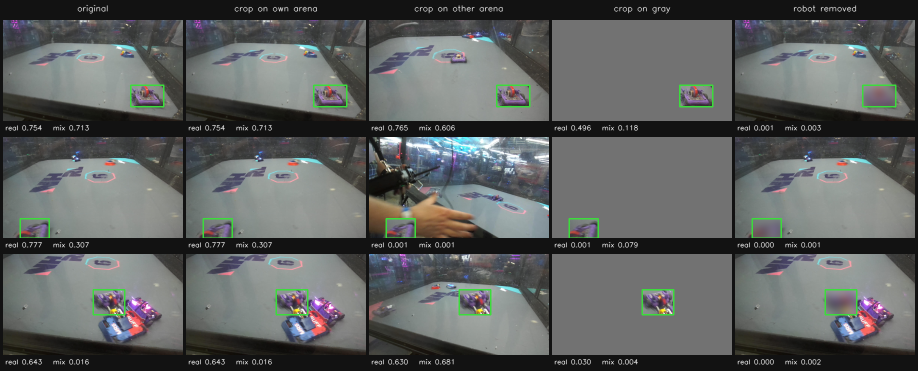
#> input picture docs/experiments/perception_performance/assets/cutpaste_mosaic.png, 1836 x 742 px, given in place of sphinx.png, which was not available (shown at 1/2 size)
$ python make_meshy_fidelity_mosaic.py   (older library calls are emulated)
#> lines starting #> are read from the running program, lines starting #| are printed output that depends on the picture; after the words box and inside, x2 and y2 are one past the last pixel; in counts of white or black regions, pixels touching at a corner belong together; pictures that were not available may be replaced by others from this repository, and a replacement may not be noted
#!/usr/bin/env python3
"""Render the Meshy fidelity figure: NHRL thumbnail vs Meshy render vs real fight robot.

One row per opponent, three columns. The point of the figure is that the Meshy model
faithfully reproduces the thumbnail it was built from, while the real robot in the fight
has been rebuilt since that thumbnail was taken. That only reads if all three tiles show
the robot large and from a comparable angle, so both image columns are picked, not
hand-chosen:

- Meshy render: from the training set, ranked by box area, sharpness, and HSV-histogram
  similarity to the masked thumbnail, penalized for open-sky background. The histogram
  includes value bins so a belly-up render does not win over a top-side one.
- Real fight: from that opponent's eval recording, ranked by GT box area and sharpness,
  so the robot fills the tile instead of sitting in it as a blob. Picks are kept
  MIN_SEPARATION_NS apart so a variant is not five frames of one moment.

Every cell of the published figure is pinned in LOCKED, so a plain run reproduces it. To
reopen a cell, drop its LOCKED entry and pass `--variants N`: that writes N mosaics with
the k-th ranked pick in the reopened cells, to compare side by side and choose from.

Usage:
    python training/model_eval/make_meshy_fidelity_mosaic.py
"""

from __future__ import annotations

import argparse
from dataclasses import dataclass
from pathlib import Path

import cv2
import matplotlib
import matplotlib.pyplot as plt
import numpy as np

matplotlib.use("Agg")

REPO = Path(__file__).resolve().parents[2]
SYNTH_DIR = REPO / "training/data/meshy_grade"
EVAL_DIR = REPO / "training/data/nhrl_keypoints_eval_test"
THUMB_DIR = REPO / "training/data/distractor_models/robots/thumbnails"

# Row order and the caption under each opponent name, from meshy_grade_2026-07-16.md.
ROWS = [
    ("sphinx", 0.209, "ceiling (unchanged)"),
    ("ironwarrior", 0.113, "above floor"),
    ("wreckcreation", 0.083, "at floor"),
    ("clyde", 0.030, "failed"),
]

# Class ids in training/data/meshy_grade/data.yml.
SYNTH_CLASS = {"clyde": 2, "sphinx": 3, "wreckcreation": 4, "ironwarrior": 5}

# Recording -> opponent (operator-provided; the eval GT only labels a generic opponent).
RECORDING = {
    "clyde": "main_2026-05-02_10-06-02_repaired__2026-05-02T10-06-06",
    "sphinx": "main_2026-05-02_11-45-05_repaired__2026-05-02T11-45-08",
    "wreckcreation": "main_2026-05-02_14-12-25_repaired__2026-05-02T14-12-27",
    "ironwarrior": "main_2026-05-02_15-35-00_repaired__2026-05-02T15-35-04",
}
REAL_OPPONENT_CLASS = 2  # class id of `opponent` in the eval data.yaml

SYNTH_MARGIN = 1.55  # crop side as a multiple of the box's long edge
REAL_MARGIN = 1.85
MIN_SEPARATION_NS = 3_000_000_000  # keep real picks >=3 s apart
SYNTH_POOL = 400  # largest-box candidates scored per opponent
REAL_POOL = 60

# The frames the operator chose, reviewed over three rounds of variants. Every cell is
# settled, so the figure is now fixed; the ranking below only decides what a variant run
# offers if a cell is taken out of this table.
#
# ironwarrior needed hand-picking in both columns. The scoring rewards a large sharp box,
# which kept surfacing the render mid-tumble rather than grounded, and on the real side
# the top of the ranking included between-round frames with a hand in the arena.
LOCKED = {
    ("sphinx", "synth"): "010114.jpg",
    ("sphinx", "real"): "1777737183231579000.png",
    ("ironwarrior", "synth"): "005870.jpg",
    ("ironwarrior", "real"): "1777750593937328000.png",
    ("wreckcreation", "synth"): "005811.jpg",
    ("wreckcreation", "real"): "1777745762217608000.png",
    ("clyde", "synth"): "002724.jpg",
    ("clyde", "real"): "1777731077306718000.png",
}


@dataclass
class Candidate:
    image: Path
    box: tuple[float, float, float, float]  # cx, cy, w, h, normalized
    margin: float
    score: float


# [10 lines left out: function read_boxes, not called in this run]


def imread(path: Path) -> np.ndarray:
    image = cv2.imread(str(path))
#> image is the input picture: shape (742, 1836, 3); mean B, G, R 95.1, 96, 93.4
    if image is None:
        raise FileNotFoundError(path)
    return image


# [14 lines left out: function crop_box, not called in this run]


def sharpness(crop: np.ndarray) -> float:
    gray = cv2.cvtColor(cv2.resize(crop, (128, 128)), cv2.COLOR_BGR2GRAY)
    return float(cv2.Laplacian(gray, cv2.CV_64F).var())


# [15 lines left out: function sky_fraction, not called in this run]


def hsv_histogram(image: np.ndarray, mask: np.ndarray | None) -> np.ndarray:
    hsv = cv2.cvtColor(image, cv2.COLOR_BGR2HSV)
    hist = cv2.calcHist([hsv], [0, 1, 2], mask, [12, 8, 8], [0, 180, 0, 256, 0, 256])
    normalized: np.ndarray = cv2.normalize(hist, hist).flatten()
    return normalized


def thumbnail_histogram(name: str) -> np.ndarray:
    image = imread(THUMB_DIR / f"{name}.png")
    value = cv2.cvtColor(image, cv2.COLOR_BGR2HSV)[..., 2]
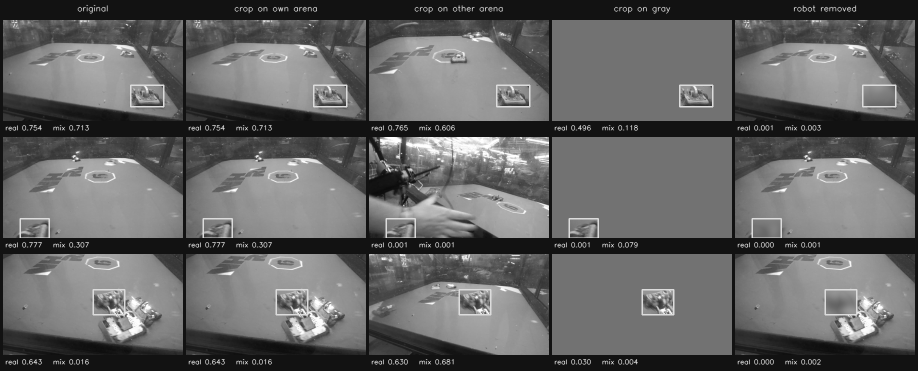
#> value: shape (742, 1836) (shown at 1/2 size); min 10, max 255, mean 99.3
    foreground = (value > 40).astype(np.uint8)  # drop the black cutout background
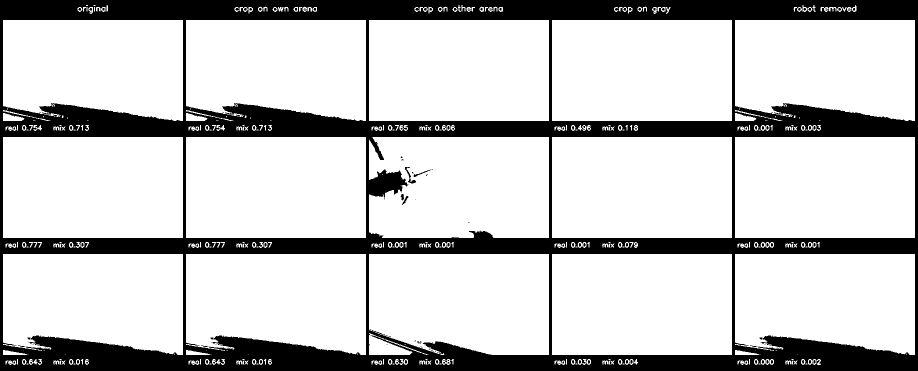
#> foreground: shape (742, 1836) (shown at 1/2 size); values 0 (black) and 1 (white), 77.6% white; 206 black regions (112 under 20 px), largest, box (x1, y1, x2, y2) and area: (0, 0, 1836, 742) 301693, (810, 334, 832, 367) 167, (827, 339, 863, 354) 87
    return hsv_histogram(image, foreground)
#> in hsv_histogram, `hsv = cv2.cvtColor(image, cv2.COLOR_BGR2HSV)`: hsv: shape (742, 1836, 3); mean H, S, V 46.5, 18.3, 99.3
#> in hsv_histogram, `normalized: np.ndarray = cv2.normalize(hist, hist).flatten()`: normalized = 768 values, max 0.753 at index 3, min 0 at index 0, mean 0.00484


# [5 lines left out: function crop_histogram, not called in this run]


def rescale(values: list[float]) -> np.ndarray:
    array = np.asarray(values, dtype=float)
    if array.size == 0:
        return array
    lo, hi = np.percentile(array, 5), np.percentile(array, 95)
    if hi - lo < 1e-9:
        return np.zeros_like(array)
    scaled: np.ndarray = np.clip((array - lo) / (hi - lo), 0.0, 1.0)
    return scaled


# [13 lines left out: function unclipped_box, not called in this run]


def synthetic_pool(want: int) -> list[tuple[float, Path, tuple[float, float, float, float]]]:
    """Largest in-frame boxes of class `want` across the synthetic splits, one per frame."""
    pool: list[tuple[float, Path, tuple[float, float, float, float]]] = []
    seen: set[str] = set()
    for split in ("train", "val"):
        labels, images = SYNTH_DIR / split / "labels", SYNTH_DIR / split / "images"
        if not labels.is_dir():
            continue
        for label_file in sorted(labels.glob("*.txt")):
            if label_file.stem in seen:
                continue
            box = unclipped_box(label_file, want, 0.02)
            if box is None:
                continue
            image_path = images / f"{label_file.stem}.jpg"
            if image_path.exists():
                pool.append((box[2] * box[3], image_path, box))
                seen.add(label_file.stem)
    pool.sort(key=lambda row: -row[0])
    return pool[:SYNTH_POOL]


def synthetic_candidates(name: str) -> list[Candidate]:
    pool = synthetic_pool(SYNTH_CLASS[name])
    reference = thumbnail_histogram(name)
#> reference has the same summary as normalized in hsv_histogram
    areas, skies, sharps, similarities = [], [], [], []
    for area, image_path, box in pool:
        image = imread(image_path)
        crop = crop_box(image, box, SYNTH_MARGIN)
        areas.append(area)
        skies.append(sky_fraction(image, box))
        sharps.append(sharpness(crop))
        similarities.append(cv2.compareHist(reference, crop_histogram(crop), cv2.HISTCMP_CORREL))

    area_s, sharp_s, sim_s = rescale(areas), rescale(sharps), rescale(similarities)
    sky_s = np.asarray(skies)
    candidates = [
        Candidate(
            image_path,
            box,
            SYNTH_MARGIN,
            0.85 * area_s[i] + 1.30 * sim_s[i] + 0.35 * sharp_s[i] - 1.10 * sky_s[i],
        )
        for i, (_area, image_path, box) in enumerate(pool)
    ]
    candidates.sort(key=lambda c: -c.score)
    return candidates


# [33 lines left out: function real_candidates, not called in this run]


def order_cell(name: str, column: str, candidates: list[Candidate]) -> list[Candidate]:
    """Pin one cell of the grid to its LOCKED frame, else leave it in ranked order."""
    locked = LOCKED.get((name, column))
    if locked is None:
        return candidates
    by_file = {c.image.name: c for c in candidates}
    if locked not in by_file:
#> (the run stopped early here; a loop or call above may not have finished)

$ run again, on docs/experiments/perception_performance/assets/eval_dataset_mosaic.png
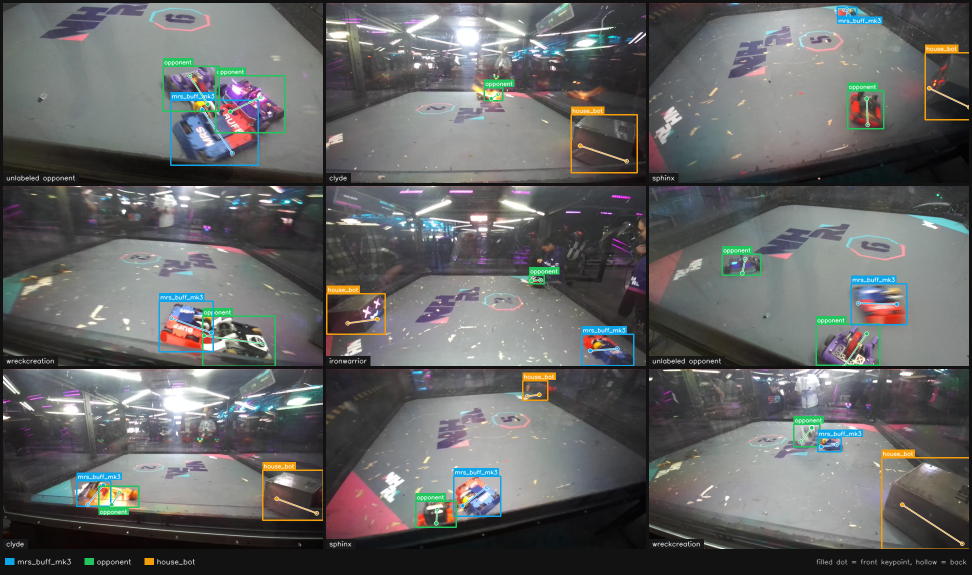
#> input picture docs/experiments/perception_performance/assets/eval_dataset_mosaic.png, 1944 x 1150 px, given in place of sphinx.png, which was not available (shown at 1/2 size)
#> in imread, image is the input picture: shape (1150, 1944, 3); mean B, G, R 100.8, 101, 100.3
#> in thumbnail_histogram, `value = cv2.cvtColor(image, cv2.COLOR_BGR2HSV)[..., 2]`:
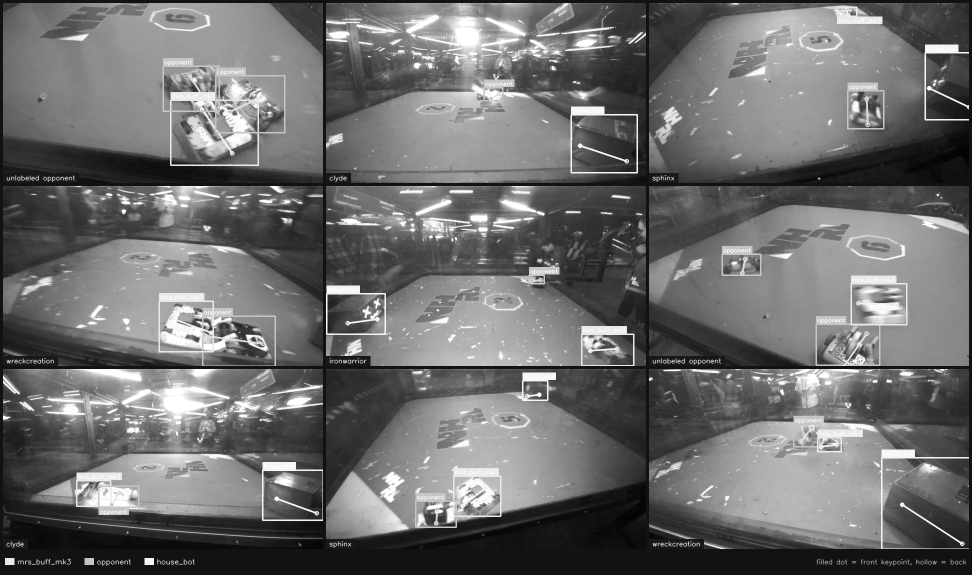
#> value: shape (1150, 1944) (shown at 1/2 size); min 1, max 255, mean 107.9
#> in thumbnail_histogram, `foreground = (value > 40).astype(np.uint8)`:
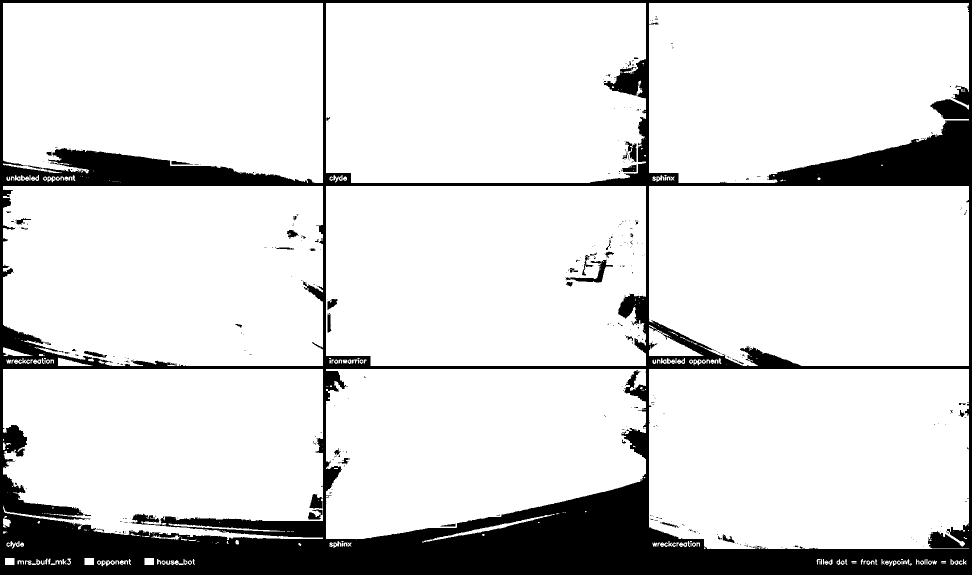
#> foreground: shape (1150, 1944) (shown at 1/2 size); values 0 (black) and 1 (white), 85.2% white; 456 black regions (411 under 20 px), largest, box (x1, y1, x2, y2) and area: (0, 0, 1944, 1150) 324170, (1131, 519, 1226, 565) 970, (619, 988, 645, 1017) 541
#> hsv: shape (1150, 1944, 3); mean H, S, V 71.8, 28.1, 107.9
#> normalized = 768 values, max 0.547 at index 324, min 0 at index 0, mean 0.00996
#> reference has the same summary as normalized in hsv_histogram
